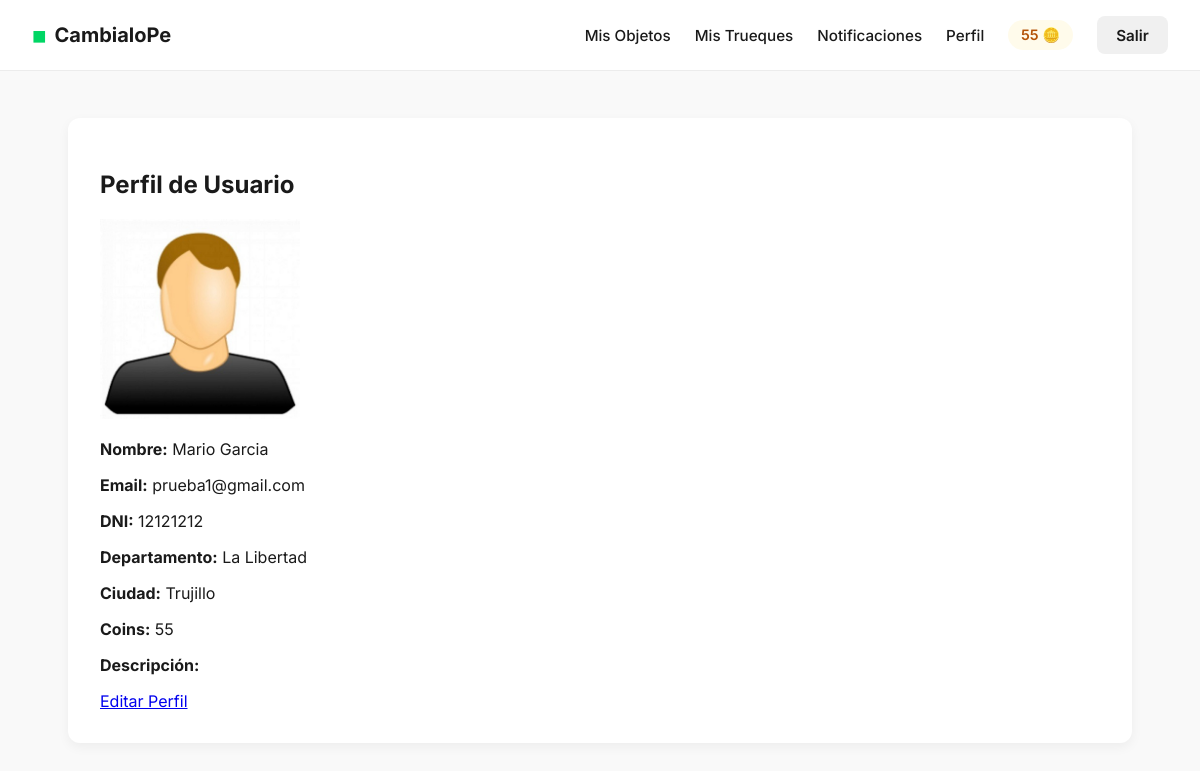
The app's page /profile (signed in) with its own data.
### app/models.py (models this page shows, shortened)
class User(UserMixin, db.Model):
    id = db.Column(db.Integer, primary_key=True)
    name = db.Column(db.String(64), index=True)
    email = db.Column(db.String(120), index=True, unique=True)
    password_hash = db.Column(db.String(128))
    dni = db.Column(db.String(20), unique=True)
    department = db.Column(db.String(64))
    city = db.Column(db.String(64))
    photo = db.Column(db.String(128)) # Filename
    bio = db.Column(db.String(256))
    coins = db.Column(db.Integer, default=100)
    products = db.relationship('Product', backref='owner', lazy='dynamic')
    trades_proposed = db.relationship('Trade', foreign_keys='Trade.proposer_id', backref='proposer', lazy='dynamic')
    trades_received = db.relationship('Trade', foreign_keys='Trade.receiver_id', backref='receiver', lazy='dynamic')
    notifications = db.relationship('Notification', backref='user', lazy='dynamic')

### app/routes.py (the view)
@bp.route('/profile')
@login_required
def profile():
    return render_template('profile.html', user=current_user)

### app/models.py (called while the page is built)
@login.user_loader
def load_user(id):
    return User.query.get(int(id))

### app/templates/profile.html
{% extends "base.html" %}
{% block content %}
<div class="profile-container">
    <h2>Perfil de Usuario</h2>
    <div class="profile-info">
        {% if user.photo %}
        <img src="{{ url_for('static', filename='uploads/' + user.photo) }}" alt="Foto de perfil"
            style="max-width: 200px;">
        {% endif %}
        <p><strong>Nombre:</strong> {{ user.name }}</p>
        <p><strong>Email:</strong> {{ user.email }}</p>
        <p><strong>DNI:</strong> {{ user.dni }}</p>
        <p><strong>Departamento:</strong> {{ user.department }}</p>
        <p><strong>Ciudad:</strong> {{ user.city }}</p>
        <p><strong>Coins:</strong> {{ user.coins }}</p>
        <p><strong>Descripción:</strong> {{ user.bio }}</p>
    </div>
    <div class="actions">
        <a href="{{ url_for('main.edit_profile') }}" class="btn">Editar Perfil</a>
    </div>
</div>
{% endblock %}

### app/templates/base.html (shortened to what this page needs)
<!DOCTYPE html>
<html lang="es">
<head>
    <link rel="stylesheet" href="{{ url_for('static', filename='css/style.css') }}">
</head>
<body>
    <header>
        <div class="logo">
            <a href="{{ url_for('main.index') }}">
                <span style="color: var(--primary-green); font-size: 1.5rem;">■</span> CambialoPe
            </a>
        </div>
        <nav>
            {% if current_user.is_authenticated %}
            <a href="{{ url_for('main.my_objects') }}">Mis Objetos</a>
            <a href="{{ url_for('main.my_trades') }}">Mis Trueques</a>
            <a href="{{ url_for('main.notifications') }}" class="notification-link">
                Notificaciones
                {% set unread_count = current_user.notifications.filter_by(read=False).count() %}
            </a>
            <a href="{{ url_for('main.profile') }}">Perfil</a>
            <span class="coins">{{ current_user.coins }} 🪙</span>
            <a href="{{ url_for('main.logout') }}" class="btn-secondary">Salir</a>
            {% else %}
            <a href="{{ url_for('main.login') }}" class="btn-primary">Iniciar Sesión</a>
            <a href="{{ url_for('main.register') }}" class="btn-secondary">Registro</a>
            {% endif %}
        </nav>
    </header>
    <main>
        {% block content %}{% endblock %}
    </main>
</body>
</html>

### app/static/css/style.css (style rules this page uses)
:root { --primary-green: #00d664; --primary-green-hover: #00b353; --primary-orange: #ff8800; --text-dark: #1a1a1a; --text-gray: #666666; --bg-light: #f9f9f9; --white: #ffffff; --border-radius: 12px; --shadow: 0 4px 12px rgba(0, 0, 0, 0.05); }
body { font-family: 'Inter', sans-serif; margin: 0; padding: 0; background-color: var(--bg-light); color: var(--text-dark); }
header { background-color: var(--white); padding: 1rem 2rem; display: flex; justify-content: space-between; align-items: center; box-shadow: 0 1px 0 rgba(0, 0, 0, 0.05); position: sticky; top: 0; z-index: 100; }
.logo a { font-size: 1.25rem; font-weight: 700; color: var(--text-dark); text-decoration: none; display: flex; align-items: center; gap: 0.5rem; }
nav { display: flex; align-items: center; gap: 1.5rem; }
nav a { color: var(--text-dark); text-decoration: none; font-weight: 500; font-size: 0.95rem; }
.btn-secondary { background-color: #f0f0f0; color: var(--text-dark); padding: 0.6rem 1.2rem; border-radius: 8px; font-weight: 600; text-decoration: none; }
.auth-container, .publish-container, .profile-container, .my-objects-container, .my-trades-container { max-width: 1000px; margin: 3rem auto; padding: 2rem; background: var(--white); border-radius: var(--border-radius); box-shadow: var(--shadow); }
.coins { background: #fffbeb; color: #b45309; padding: 0.4rem 0.8rem; border-radius: 20px; font-size: 0.9rem; font-weight: 600; }
.notification-link { position: relative; }

### records on screen
User: coins "55", photo (picture), name "Mario Garcia", email "prueba1@gmail.com", dni "12121212", department "La Libertad", city "Trujillo"
